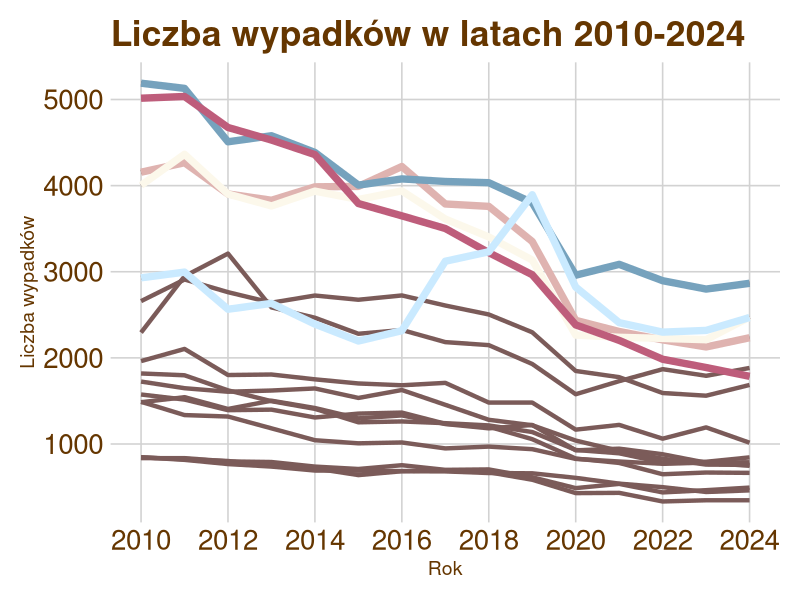

The R script that drew this image:
library(readxl)
library(dplyr)
library(tidyr)
library(ggplot2)
library(ggridges)
library(ggthemes)
library(ggrepel)

# Wczytanie danych:
wypadki <- read_xlsx("wypadki_w_latach.xlsx")

# Sprowadzamy dane do postaci wąskiej:
wypadki_long <- wypadki %>% 
  pivot_longer('2010':'2024', names_to = "rok", values_to = "liczba_wypadkow") %>% 
  mutate(rok = as.integer(rok))

# Znajdujemy top 5 najbardziej wypadkowych województw do umieszczenia na wykresie:
top5 <- wypadki_long %>% 
  group_by(wojewodztwo)  %>% 
  summarise(suma = sum(liczba_wypadkow, na.rm = TRUE), .groups = "drop")  %>% 
  slice_max(suma, n = 5)  %>% 
  arrange(desc(suma)) %>% 
  pull(wojewodztwo)

wypadki_long$kolor <- ifelse(wypadki_long$wojewodztwo %in% top5,
                             wypadki_long$wojewodztwo,
                             "")
wypadki_long$etykieta <- ifelse((wypadki_long$wojewodztwo %in% top5) &
                                  (wypadki_long$rok == 2024),
                                wypadki_long$wojewodztwo,
                                "")

wykres_wypadkow <- ggplot(wypadki_long,
       aes(x = rok, y = liczba_wypadkow, group = wojewodztwo)) +
  geom_line(color = "#7B5B59", size = 1.5) +
  theme_fivethirtyeight() +
  labs(title = "Liczba wypadków w latach 2010-2024", x = "Rok", y = "Liczba wypadków") +
  geom_line(
    data = wypadki_long[wypadki_long$kolor != "", ],
    aes(x = rok, y = liczba_wypadkow, color = wojewodztwo),
    size = 2.5) +
 # geom_label_repel(data = wypadki_long[wypadki_long$kolor != "", ],
  #                 aes(label = etykieta, color = wojewodztwo, size = 20),
  #                 nudge_x = 0.5) +
  theme(
    legend.position = "none",
    axis.text.x = element_text(size = 20, color = "#653600"),
    axis.text.y = element_text(size = 20, color = "#653600"),
    axis.title.x = element_text(size = 14, color = "#653600"),
    axis.title.y = element_text(size = 14, color = "#653600"),
    title = element_text(size = 17, color = "#653600"),
    plot.background  = element_rect(fill = "transparent", colour = NA),
    panel.background = element_rect(fill = "transparent", colour = NA),
  ) +
  scale_color_manual(values = c( "#dfb3b0", "#fcf8eb", "#76a2bd", "#BE5D7B", "#caeaff")) +
  scale_x_continuous(breaks = seq(2010, 2024, 2)) 

ggsave("wypadki_w_czasie.png", plot = wykres_wypadkow, width = 12, height = 7, dpi = 300, bg = "transparent")
